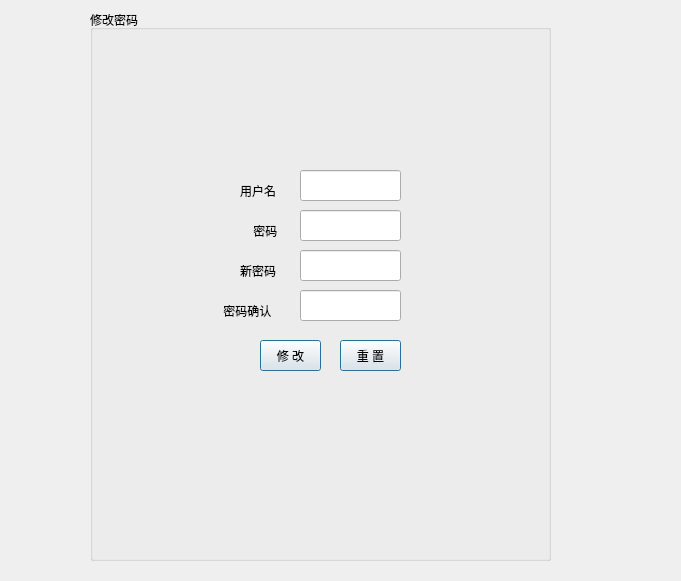
<?xml version="1.0" encoding="UTF-8"?>
<ui version="4.0">
 <class>UpdatePwdForm</class>
 <widget class="QWidget" name="UpdatePwdForm">
  <property name="geometry">
   <rect>
    <x>0</x>
    <y>0</y>
    <width>681</width>
    <height>581</height>
   </rect>
  </property>
  <property name="windowTitle">
   <string>修改密码</string>
  </property>
  <property name="windowIcon">
   <iconset>
    <normaloff>:/img/images/sysPwd.png</normaloff>:/img/images/sysPwd.png</iconset>
  </property>
  <property name="autoFillBackground">
   <bool>true</bool>
  </property>
  <property name="styleSheet">
   <string notr="true">font: 12pt &quot;Sans Serif&quot;;</string>
  </property>
  <widget class="QGroupBox" name="groupBox">
   <property name="geometry">
    <rect>
     <x>90</x>
     <y>10</y>
     <width>461</width>
     <height>551</height>
    </rect>
   </property>
   <property name="title">
    <string>修改密码</string>
   </property>
   <widget class="QLabel" name="label_2">
    <property name="geometry">
     <rect>
      <x>160</x>
      <y>210</y>
      <width>41</width>
      <height>21</height>
     </rect>
    </property>
    <property name="text">
     <string> 密码</string>
    </property>
   </widget>
   <widget class="QPushButton" name="btn_update">
    <property name="geometry">
     <rect>
      <x>170</x>
      <y>330</y>
      <width>61</width>
      <height>31</height>
     </rect>
    </property>
    <property name="text">
     <string>修 改</string>
    </property>
    <property name="default">
     <bool>true</bool>
    </property>
   </widget>
   <widget class="QLabel" name="label">
    <property name="geometry">
     <rect>
      <x>150</x>
      <y>170</y>
      <width>51</width>
      <height>21</height>
     </rect>
    </property>
    <property name="text">
     <string>用户名</string>
    </property>
   </widget>
   <widget class="QPushButton" name="btn_clear">
    <property name="geometry">
     <rect>
      <x>250</x>
      <y>330</y>
      <width>61</width>
      <height>31</height>
     </rect>
    </property>
    <property name="text">
     <string>重 置</string>
    </property>
    <property name="default">
     <bool>true</bool>
    </property>
   </widget>
   <widget class="QLineEdit" name="txt_name">
    <property name="enabled">
     <bool>true</bool>
    </property>
    <property name="geometry">
     <rect>
      <x>210</x>
      <y>160</y>
      <width>101</width>
      <height>31</height>
     </rect>
    </property>
   </widget>
   <widget class="QLineEdit" name="txt_oldPwd">
    <property name="geometry">
     <rect>
      <x>210</x>
      <y>200</y>
      <width>101</width>
      <height>31</height>
     </rect>
    </property>
    <property name="frame">
     <bool>true</bool>
    </property>
    <property name="echoMode">
     <enum>QLineEdit::PasswordEchoOnEdit</enum>
    </property>
    <property name="dragEnabled">
     <bool>false</bool>
    </property>
    <property name="readOnly">
     <bool>false</bool>
    </property>
   </widget>
   <widget class="QLabel" name="label_3">
    <property name="geometry">
     <rect>
      <x>150</x>
      <y>250</y>
      <width>51</width>
      <height>21</height>
     </rect>
    </property>
    <property name="text">
     <string>新密码</string>
    </property>
   </widget>
   <widget class="QLineEdit" name="txt_newPwd">
    <property name="geometry">
     <rect>
      <x>210</x>
      <y>240</y>
      <width>101</width>
      <height>31</height>
     </rect>
    </property>
    <property name="frame">
     <bool>true</bool>
    </property>
    <property name="echoMode">
     <enum>QLineEdit::PasswordEchoOnEdit</enum>
    </property>
    <property name="dragEnabled">
     <bool>false</bool>
    </property>
    <property name="readOnly">
     <bool>false</bool>
    </property>
   </widget>
   <widget class="QLineEdit" name="txt_newPwdChe">
    <property name="geometry">
     <rect>
      <x>210</x>
      <y>280</y>
      <width>101</width>
      <height>31</height>
     </rect>
    </property>
    <property name="frame">
     <bool>true</bool>
    </property>
    <property name="echoMode">
     <enum>QLineEdit::PasswordEchoOnEdit</enum>
    </property>
    <property name="dragEnabled">
     <bool>false</bool>
    </property>
    <property name="readOnly">
     <bool>false</bool>
    </property>
   </widget>
   <widget class="QLabel" name="label_4">
    <property name="geometry">
     <rect>
      <x>130</x>
      <y>290</y>
      <width>71</width>
      <height>21</height>
     </rect>
    </property>
    <property name="text">
     <string> 密码确认</string>
    </property>
   </widget>
  </widget>
 </widget>
 <tabstops>
  <tabstop>txt_name</tabstop>
  <tabstop>txt_oldPwd</tabstop>
  <tabstop>txt_newPwd</tabstop>
  <tabstop>txt_newPwdChe</tabstop>
  <tabstop>btn_update</tabstop>
  <tabstop>btn_clear</tabstop>
 </tabstops>
 <resources>
  <include location="img.qrc"/>
 </resources>
 <connections/>
</ui>
